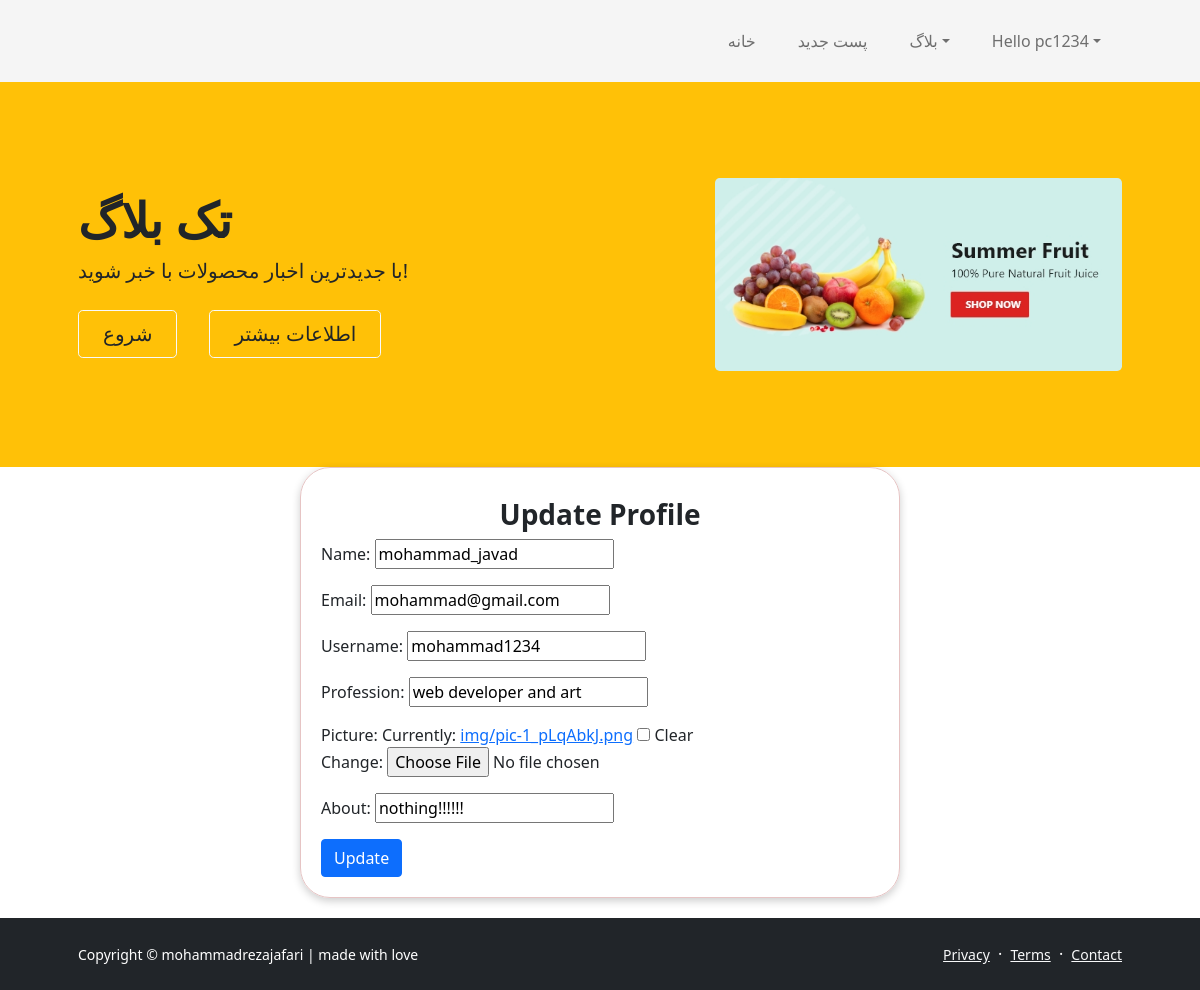
Screenshot of /profile/updateprofile (signed in) with the database file from the repository.
### profiles/models.py (models this page shows, shortened)
class UserProfile(models.Model):
    user= models.OneToOneField(User,on_delete=models.CASCADE)
    name=models.CharField(max_length=200)
    email=models.EmailField()
    username=models.CharField(max_length=200)
    profession=models.CharField(max_length=200)
    picture=models.ImageField(upload_to='img',blank=True,null=True)
    about=models.CharField(max_length=500)
    profile_id=models.UUIDField(default=uuid.uuid4,editable=False,unique=True,primary_key=True)

### profiles/views.py (the view)
# urls.py: path('updateprofile',updateprofile,name='updateprofile'),
def updateprofile(request):
    profile=request.user.userprofile
    form =UpdateProfileForm(instance=profile)
    if request.method == 'POST':
        form=UpdateProfileForm(request.POST,request.FILES,instance=profile)
        if form.is_valid():
          form.save()
          messages.info(request,'you updated your profile')
          return redirect('account')
    dic={
        'form':form,
    }
    return render(request,'profiles/update.html',dic)

### profiles/forms.py
class UpdateProfileForm(forms.ModelForm):
    class Meta:
        model=UserProfile
        exclude=['user']

### templates/profiles/update.html (shortened to what this page needs)
{% extends 'base.html' %}
{% block content %}
<div class="container" id="container">
<h3><strong>Update Profile</strong></h3>
<form  method="POST" enctype="multipart/form-data">
    {{form.as_p}}
    <input type="submit" value="Update" class="btn btn-primary">
</form>
</div>
{% endblock content %}

### templates/base.html (shortened to what this page needs)
{%load static%}
<!DOCTYPE html>
<html lang="en">
    <head>
        <link rel="stylesheet" href="{%  static 'css/noob.css' %}">
        <link href="{% static  'bootstrap/css/bootstrap.min.css' %}" rel="stylesheet" />
    </head>
    <body class="d-flex flex-column h-100">
        <main class="flex-shrink-0">
            <nav class="navbar navbar-expand-lg navbar-light " style="background: #f5f5f5;">
                <div class="container px-5">
                    <div class="collapse navbar-collapse" id="navbarSupportedContent">
                        <ul class="navbar-nav ms-auto mb-2 mb-lg-0 " id="nav">
                            <li  class="nav-item"><a  class="nav-link p-3" href="{% url 'index' %}">خانه</a></li>
                            {% if request.user.is_authenticated %}
                            <li class="nav-item"><a class="nav-link p-3" href="{% url 'create' %}">پست جدید</a></li>
                          {% endif %}
                            <li class="nav-item dropdown">
                                <a class="nav-link dropdown-toggle p-3" id="navbarDropdownBlog" href="#" role="button" data-bs-toggle="dropdown" aria-expanded="false">بلاگ</a>
                            </li>
                            {% if request.user.is_authenticated %}
                            <li class="nav-item dropdown">
                                <a class="nav-link dropdown-toggle p-3" id="navbarDropdownPortfolio" href="#" role="button" data-bs-toggle="dropdown" aria-expanded="false"> Hello {{request.user.username}}</a>
                            </li>
                        {% else %}
                        <li  class="nav-item"><a  class="nav-link ml-3 p-3" href="{% url 'register' %}">ثبت نام</a></li>
                        <li class="nav-item"><a class="nav-link ml-3 p-3" href="{% url 'login' %}">لاگین</a></li>
                        {% endif %}
                        </ul>
                    </div>
                </div>
            </nav>
            <header class="bg-warning py-5">
                <div class="container px-5">
                    <div class="row gx-5 align-items-center justify-content-center">
                        <div class="col-lg-8 col-xl-7 col-xxl-6 ml-auto">
                            <div class="my-5 text-center text-xl-start">
                                <h1 class="display-5 fw-bolder text-light-50 mb-2">  تک بلاگ</h1>
                                <p class="lead fw-normal text-light-50 mb-4">با جدیدترین اخبار محصولات با خبر شوید!</p>
                                <div class="d-grid gap-3 d-sm-flex justify-content-sm-center justify-content-xl-start">
                                    <a class="btn btn-outline-light text-dark btn-lg px-4 me-sm-3" href="#features">شروع</a>
                                    <a class="btn btn-outline-light text-dark  btn-lg px-4" href="#!">اطلاعات بیشتر</a>
                                </div>
                            </div>
                        </div>
                        <div class="col-xl-5 col-xxl-6 d-none d-xl-block text-center"><img class="img-fluid rounded-3 my-5" src="{% static  'images/banner-1.jpg' %}" style="width: 100%;"/></div>
                    </div>
                </div>
            </header>
            {% block content %}
            {% endblock content%}
        <footer class="bg-dark py-4 mt-auto">
            <div class="container px-5">
                <div class="row align-items-center justify-content-between flex-column flex-sm-row">
                    <div class="col-auto"><div class="small m-0 text-white">Copyright &copy; mohammadrezajafari | made with love</div></div>
                    <div class="col-auto">
                        <a class="link-light small" href="#!">Privacy</a>
                        <span class="text-white mx-1">&middot;</span>
                        <a class="link-light small" href="#!">Terms</a>
                        <span class="text-white mx-1">&middot;</span>
                        <a class="link-light small" href="#!">Contact</a>
                    </div>
                </div>
            </div>
        </footer>
    </body>
</html>

### static/css/noob.css (style rules this page uses)
#nav li a { text-decoration: none; transition: all 0.4s; }

### templates/base.html (style rules this page uses)
ul li { padding: 5px; }

### templates/profiles/update.html (style rules this page uses)
#container { width: 50%; box-shadow: rgba(0,0,0,0.2) 0px 3px 8px; height: auto; padding: 30px 20px 20px 20px; border-radius: 30px; margin-bottom: 20px; border: 1px solid rgb(230, 196, 196); }
#container h3 { text-align: center; }

### rows the page displays
UserProfile: name "mohammad_javad", email "mohammad@gmail.com", username "mohammad1234", profession "web developer and art", about "nothing!!!!!!"

### other values shown
{{ request.user.username }} "pc1234"
